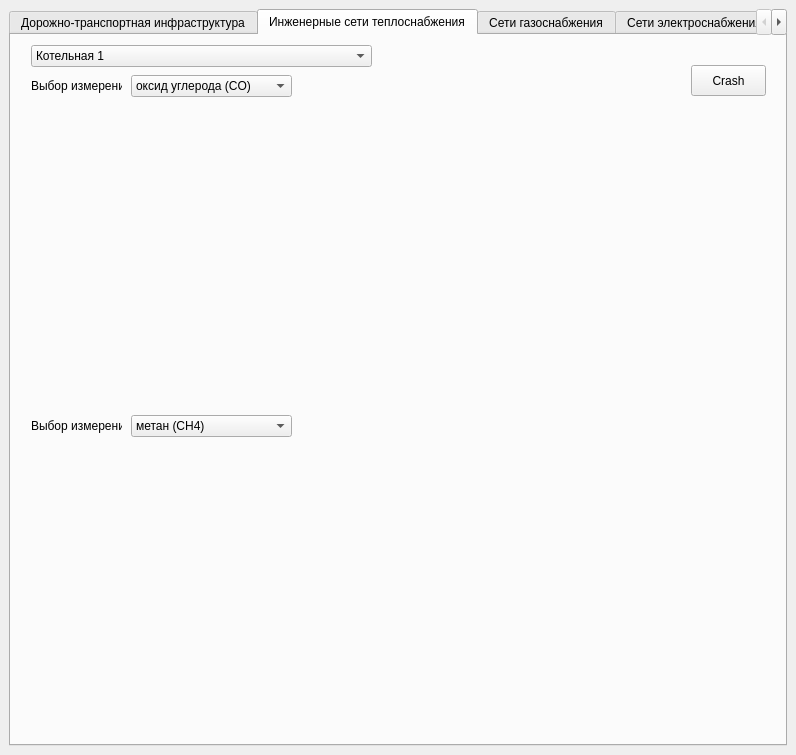
<?xml version="1.0" encoding="UTF-8"?>
<ui version="4.0">
 <class>MainWindow</class>
 <widget class="QMainWindow" name="MainWindow">
  <property name="geometry">
   <rect>
    <x>0</x>
    <y>0</y>
    <width>796</width>
    <height>755</height>
   </rect>
  </property>
  <property name="windowTitle">
   <string>MagApp</string>
  </property>
  <widget class="QWidget" name="centralwidget">
   <layout class="QGridLayout" name="gridLayout">
    <item row="0" column="0" colspan="2">
     <widget class="QTabWidget" name="tabWidget">
      <property name="currentIndex">
       <number>1</number>
      </property>
      <widget class="QWidget" name="tab">
       <attribute name="title">
        <string>Дорожно-транспортная инфраструктура</string>
       </attribute>
       <widget class="QTableWidget" name="tableWidget">
        <property name="geometry">
         <rect>
          <x>-1</x>
          <y>140</y>
          <width>771</width>
          <height>551</height>
         </rect>
        </property>
       </widget>
       <widget class="QWidget" name="verticalLayoutWidget">
        <property name="geometry">
         <rect>
          <x>0</x>
          <y>0</y>
          <width>331</width>
          <height>131</height>
         </rect>
        </property>
        <layout class="QVBoxLayout" name="verticalLayout">
         <item>
          <widget class="QLabel" name="DtpLabel1">
           <property name="text">
            <string>Поиск ДТП</string>
           </property>
           <property name="alignment">
            <set>Qt::AlignCenter</set>
           </property>
          </widget>
         </item>
         <item>
          <layout class="QHBoxLayout" name="horizontalLayout">
           <item>
            <widget class="QLabel" name="DtpLabel2">
             <property name="text">
              <string> Выберите год:</string>
             </property>
             <property name="margin">
              <number>5</number>
             </property>
             <property name="indent">
              <number>0</number>
             </property>
            </widget>
           </item>
           <item>
            <widget class="QComboBox" name="DtpYearComboBox">
             <item>
              <property name="text">
               <string>2021</string>
              </property>
             </item>
            </widget>
           </item>
          </layout>
         </item>
         <item>
          <layout class="QHBoxLayout" name="horizontalLayout_5">
           <property name="bottomMargin">
            <number>6</number>
           </property>
           <item>
            <widget class="QLabel" name="DtpLabel3">
             <property name="text">
              <string> Выберите месяц:</string>
             </property>
             <property name="margin">
              <number>5</number>
             </property>
             <property name="indent">
              <number>0</number>
             </property>
            </widget>
           </item>
           <item>
            <widget class="QComboBox" name="DtpMonthComboBox">
             <item>
              <property name="text">
               <string>январь</string>
              </property>
             </item>
             <item>
              <property name="text">
               <string>февраль</string>
              </property>
             </item>
             <item>
              <property name="text">
               <string>март</string>
              </property>
             </item>
             <item>
              <property name="text">
               <string>апрель</string>
              </property>
             </item>
             <item>
              <property name="text">
               <string>май</string>
              </property>
             </item>
             <item>
              <property name="text">
               <string>июнь</string>
              </property>
             </item>
             <item>
              <property name="text">
               <string>июль</string>
              </property>
             </item>
             <item>
              <property name="text">
               <string>август</string>
              </property>
             </item>
             <item>
              <property name="text">
               <string>сентябрь</string>
              </property>
             </item>
             <item>
              <property name="text">
               <string>октябрь</string>
              </property>
             </item>
             <item>
              <property name="text">
               <string>ноябрь</string>
              </property>
             </item>
             <item>
              <property name="text">
               <string>декабрь</string>
              </property>
             </item>
            </widget>
           </item>
          </layout>
         </item>
         <item>
          <widget class="QPushButton" name="DtpSearchButton">
           <property name="text">
            <string>Найти</string>
           </property>
          </widget>
         </item>
        </layout>
       </widget>
       <widget class="QWidget" name="verticalLayoutWidget_2">
        <property name="geometry">
         <rect>
          <x>430</x>
          <y>0</y>
          <width>331</width>
          <height>129</height>
         </rect>
        </property>
        <layout class="QVBoxLayout" name="verticalLayout_2">
         <item>
          <widget class="QLabel" name="WeatherLabel1">
           <property name="text">
            <string>Поиск информации о погоде</string>
           </property>
           <property name="alignment">
            <set>Qt::AlignCenter</set>
           </property>
          </widget>
         </item>
         <item>
          <layout class="QHBoxLayout" name="horizontalLayout_2">
           <item>
            <widget class="QLabel" name="WeatherLabel2">
             <property name="text">
              <string>Выберите год:</string>
             </property>
            </widget>
           </item>
           <item>
            <widget class="QComboBox" name="WatherYearComboBox">
             <item>
              <property name="text">
               <string>2015</string>
              </property>
             </item>
             <item>
              <property name="text">
               <string>2016</string>
              </property>
             </item>
             <item>
              <property name="text">
               <string>2017</string>
              </property>
             </item>
             <item>
              <property name="text">
               <string>2018</string>
              </property>
             </item>
             <item>
              <property name="text">
               <string>2019</string>
              </property>
             </item>
             <item>
              <property name="text">
               <string>2020</string>
              </property>
             </item>
             <item>
              <property name="text">
               <string>2021</string>
              </property>
             </item>
             <item>
              <property name="text">
               <string>2022</string>
              </property>
             </item>
            </widget>
           </item>
          </layout>
         </item>
         <item>
          <layout class="QHBoxLayout" name="horizontalLayout_3">
           <item>
            <widget class="QLabel" name="WeatherLabel3">
             <property name="text">
              <string>Выберите месяц:</string>
             </property>
            </widget>
           </item>
           <item>
            <widget class="QComboBox" name="WeatherMonthComboBox">
             <property name="currentText">
              <string>январь</string>
             </property>
             <item>
              <property name="text">
               <string>январь</string>
              </property>
             </item>
             <item>
              <property name="text">
               <string>февраль</string>
              </property>
             </item>
             <item>
              <property name="text">
               <string>март</string>
              </property>
             </item>
             <item>
              <property name="text">
               <string>апрель</string>
              </property>
             </item>
             <item>
              <property name="text">
               <string>май</string>
              </property>
             </item>
             <item>
              <property name="text">
               <string>июнь</string>
              </property>
             </item>
             <item>
              <property name="text">
               <string>июль</string>
              </property>
             </item>
             <item>
              <property name="text">
               <string>август</string>
              </property>
             </item>
             <item>
              <property name="text">
               <string>сентябрь</string>
              </property>
             </item>
             <item>
              <property name="text">
               <string>октябрь</string>
              </property>
             </item>
             <item>
              <property name="text">
               <string>ноябрь</string>
              </property>
             </item>
             <item>
              <property name="text">
               <string>декабрь</string>
              </property>
             </item>
            </widget>
           </item>
          </layout>
         </item>
         <item>
          <widget class="QPushButton" name="WeatherSearchButton">
           <property name="text">
            <string>Найти</string>
           </property>
          </widget>
         </item>
         <item>
          <widget class="QPushButton" name="LoadDataButton">
           <property name="text">
            <string>Загрузить последние данные в таблицу</string>
           </property>
          </widget>
         </item>
        </layout>
       </widget>
      </widget>
      <widget class="QWidget" name="tab_2">
       <attribute name="title">
        <string>Инженерные сети теплоснабжения</string>
       </attribute>
       <widget class="QWidget" name="widget1" native="true">
        <property name="geometry">
         <rect>
          <x>10</x>
          <y>70</y>
          <width>771</width>
          <height>301</height>
         </rect>
        </property>
       </widget>
       <widget class="QWidget" name="widget2" native="true">
        <property name="geometry">
         <rect>
          <x>10</x>
          <y>410</y>
          <width>771</width>
          <height>301</height>
         </rect>
        </property>
       </widget>
       <widget class="QPushButton" name="CrashButton">
        <property name="geometry">
         <rect>
          <x>680</x>
          <y>30</y>
          <width>75</width>
          <height>31</height>
         </rect>
        </property>
        <property name="text">
         <string>Crash</string>
        </property>
       </widget>
       <widget class="QComboBox" name="comboBox">
        <property name="geometry">
         <rect>
          <x>20</x>
          <y>10</y>
          <width>341</width>
          <height>22</height>
         </rect>
        </property>
        <item>
         <property name="text">
          <string>Котельная 1</string>
         </property>
        </item>
        <item>
         <property name="text">
          <string>Котельная 2</string>
         </property>
        </item>
       </widget>
       <widget class="QLabel" name="label">
        <property name="geometry">
         <rect>
          <x>20</x>
          <y>40</y>
          <width>91</width>
          <height>21</height>
         </rect>
        </property>
        <property name="text">
         <string>Выбор измерения:</string>
        </property>
       </widget>
       <widget class="QLabel" name="label_2">
        <property name="geometry">
         <rect>
          <x>20</x>
          <y>380</y>
          <width>91</width>
          <height>21</height>
         </rect>
        </property>
        <property name="text">
         <string>Выбор измерения:</string>
        </property>
       </widget>
       <widget class="QComboBox" name="comboBox_2">
        <property name="geometry">
         <rect>
          <x>120</x>
          <y>40</y>
          <width>161</width>
          <height>22</height>
         </rect>
        </property>
        <item>
         <property name="text">
          <string>оксид углерода (CO)</string>
         </property>
        </item>
       </widget>
       <widget class="QComboBox" name="comboBox_3">
        <property name="geometry">
         <rect>
          <x>120</x>
          <y>380</y>
          <width>161</width>
          <height>22</height>
         </rect>
        </property>
        <item>
         <property name="text">
          <string>метан (CH4)</string>
         </property>
        </item>
       </widget>
      </widget>
      <widget class="QWidget" name="tab_3">
       <attribute name="title">
        <string>Сети газоснабжения</string>
       </attribute>
      </widget>
      <widget class="QWidget" name="tab_4">
       <attribute name="title">
        <string>Сети электроснабжения</string>
       </attribute>
      </widget>
      <widget class="QWidget" name="tab_5">
       <attribute name="title">
        <string>Сети водоснабжения</string>
       </attribute>
      </widget>
     </widget>
    </item>
   </layout>
  </widget>
 </widget>
 <resources/>
 <connections/>
</ui>
